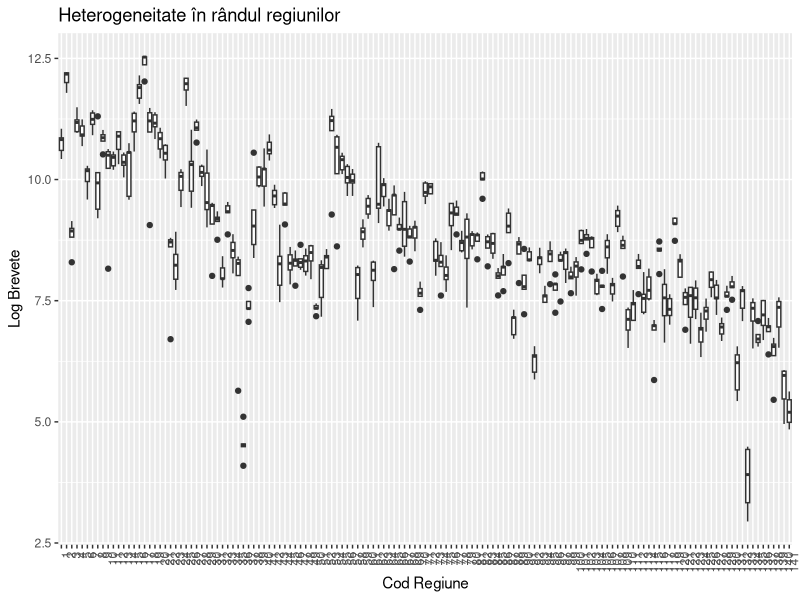
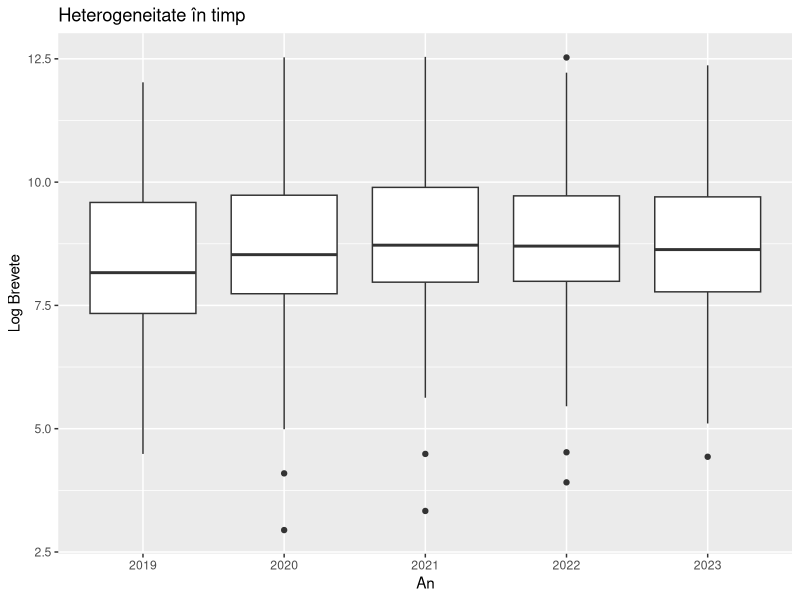

Write R code to recreate these figures, in order. (Note: this script raises an error after producing the figures.)
# Pachete necesare pentru analiza de date panel
library(tidyverse)
library(plm)
library(lmtest)
library(car)
library(tseries)
library(readxl)

# 1. Stadiul actual al cunoașterii
# NOTĂ: A se completa în raportul de cercetare cu minimum 5 referințe științifice
# care utilizează modele panel în studiul inovației tehnologice

# 2. Extinderea bazei de date
# Baza de date Figure2.csv conține date panel pentru 141 de regiuni 
# pe o perioadă de 5 ani (2019-2023)
data <- read.csv("Figure2.csv")

library(psych)
describe(data[c("lnpat", "ind", "hum", "inn", "lngdp", "Qua", "Mea", 
                "The.level.of.science.and.education", "The.administrative.level")])

# Statistici descriptive pentru întregul set de date
summary_stats <- describe(data[c("lnpat", "ind", "hum", "inn", "lngdp", "Qua", "Mea", 
               "The.level.of.science.and.education", "The.administrative.level")])

# Salvare în CSV
write.csv(summary_stats, "statistici_descriptive.csv")

# Afișare în consolă și salvare în txt
sink("statistici_descriptive.txt")
print(summary_stats)
sink()

# Convertim Year și Ccode la factor pentru a evita probleme
data$Year <- factor(data$Year)
data$Ccode <- factor(data$Ccode)

# Declararea setului de date de tip panel
pd.df <- pdata.frame(data, index = c("Ccode", "Year"), drop.index = TRUE)

# 2. Explorarea heterogeneitatii în secțiunea transversală
ggplot(data, aes(x = Ccode, y = lnpat)) +
  geom_boxplot() +
  theme(axis.text.x = element_text(angle = 90, hjust = 1)) +
  labs(title = 'Heterogeneitate în rândul regiunilor', 
       x = 'Cod Regiune', 
       y = 'Log Brevete')

# Explorarea heterogeneitatii în secțiunea temporală 
ggplot(data, aes(x = Year, y = lnpat)) +
  geom_boxplot() +
  labs(title = 'Heterogeneitate în timp', 
       x = 'An', 
       y = 'Log Brevete')

# 3. Testarea modelelor panel
# Formulă panel
formula_panel <- formula(
  lnpat ~ ind + hum + inn + lngdp + Qua + Mea + 
    `The.level.of.science.and.education` + `The.administrative.level`
)

# Model Pooled OLS
ols <- plm(formula_panel, data = pd.df, model = "pooling")

# Model cu Efecte Fixe (Fixed Effects)
fe <- plm(formula_panel, data = pd.df, model = "within")

# Model cu Efecte Aleatorii (Random Effects)
re <- plm(formula_panel, data = pd.df, model = "random")

# Testarea selecției modelului
# Test F pentru efecte individuale
f_test <- pFtest(fe, ols)

# Testul Hausman pentru alegerea între efecte fixe și aleatorii
hausman_test <- phtest(fe, re)

# Test LM pentru efecte aleatorii
plmtest(ols, type = c("bp"))

# Test pentru efecte fixe în timp
formula_time <- formula(
  lnpat ~ ind + hum + inn + lngdp + Qua + Mea + 
    `The.level.of.science.and.education` + `The.administrative.level` + 
    factor(Year)
)

fixed.time <- plm(formula_time, 
                  data = data,  
                  model = "within")

# Testarea semnificației efectelor în timp
pFtest(fixed.time, fe)
plmtest(fe, c('time'), type = 'bp')

# 4. Estimarea parametrilor modelului
# Vom folosi modelul cu efecte fixe cu corecție robustă
model_final <- summary(fe, vcov = vcovHC(fe, type = "HC0"))

# Teste suplimentare
# Dependență transversală
pcdtest(fe, test = c("lm"))
pcdtest(fe, test = c("cd"))

# Test de autocorelare
pbgtest(fe, order = 1)

# Test de heteroscedasticitate
bptest(formula_panel, 
       data = data, 
       studentize = FALSE)

# Verificare multicoliniaritate
vif(lm(formula_panel, data = data))

# Test de normalitate a reziduurilor
jarque.bera.test(residuals(fe))

# Extrage efectele fixe
alpha_i <- fixef(fe)

# Afișează primele câteva efecte fixe
head(alpha_i)

# Salvează într-un CSV pentru toate regiunile
write.csv(alpha_i, "efecte_fixe.csv")

# 5. Interpretare rezultate
# Salvare rezultate detaliate
sink("rezultate_panel_data.txt")
print("Test F pentru efecte individuale:")
print(f_test)
print("\nTestul Hausman:")
print(hausman_test)
print("\nModel final (efecte fixe cu corecție robustă):")
print(model_final)
sink()

# Vizualizări suplimentare pentru efecte fixe
# Grafic pentru reziduuri
par(mfrow=c(2,2))
plot(residuals(fe), main="Reziduuri")
hist(residuals(fe), main="Histogramă reziduuri")
qqnorm(residuals(fe), main="Q-Q Plot reziduuri")
boxplot(residuals(fe), main="Boxplot reziduuri")
par(mfrow=c(1,1))

# Opțional: Salvare grafice
png("diagnostics_plot.png")
par(mfrow=c(2,2))
plot(residuals(fe), main="Reziduuri")
hist(residuals(fe), main="Histogramă reziduuri")
qqnorm(residuals(fe), main="Q-Q Plot reziduuri")
boxplot(residuals(fe), main="Boxplot reziduuri")
par(mfrow=c(1,1))
dev.off()
# Exportare rezultate pentru raport
write.csv(model_final$coefficients, "coeficienti_panel.csv")

# Salvare coeficienți într-un fișier text formatat
sink("coeficienti_panel.txt")
cat("Coeficienți Model Panel cu Efecte Fixe\n")
cat("======================================\n\n")
print(model_final)
cat("\n\nInterpretare:\n")
cat("* Valorile cu semnificație statistică sunt marcate cu '*', '**', '***'\n")
cat("* '***' indică semnificație la nivel de 0.001\n")
cat("* '**' indică semnificație la nivel de 0.01\n")
cat("* '*' indică semnificație la nivel de 0.05\n")
sink()
